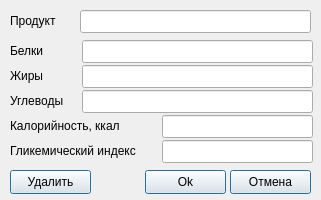
<?xml version="1.0" encoding="UTF-8"?>
<ui version="4.0">
 <class>Edit</class>
 <widget class="QMainWindow" name="Edit">
  <property name="geometry">
   <rect>
    <x>0</x>
    <y>0</y>
    <width>321</width>
    <height>200</height>
   </rect>
  </property>
  <property name="windowTitle">
   <string>Редактировать</string>
  </property>
  <widget class="QWidget" name="centralwidget">
   <widget class="QPushButton" name="cancelbut">
    <property name="geometry">
     <rect>
      <x>230</x>
      <y>170</y>
      <width>81</width>
      <height>24</height>
     </rect>
    </property>
    <property name="text">
     <string>Отмена</string>
    </property>
    <property name="default">
     <bool>true</bool>
    </property>
   </widget>
   <widget class="QPushButton" name="okbut">
    <property name="geometry">
     <rect>
      <x>145</x>
      <y>170</y>
      <width>81</width>
      <height>24</height>
     </rect>
    </property>
    <property name="text">
     <string>Ok</string>
    </property>
    <property name="default">
     <bool>true</bool>
    </property>
   </widget>
   <widget class="QLineEdit" name="search_line">
    <property name="geometry">
     <rect>
      <x>80</x>
      <y>10</y>
      <width>231</width>
      <height>23</height>
     </rect>
    </property>
    <property name="alignment">
     <set>Qt::AlignRight|Qt::AlignTrailing|Qt::AlignVCenter</set>
    </property>
   </widget>
   <widget class="QLineEdit" name="carb_line">
    <property name="geometry">
     <rect>
      <x>82</x>
      <y>90</y>
      <width>231</width>
      <height>23</height>
     </rect>
    </property>
    <property name="alignment">
     <set>Qt::AlignRight|Qt::AlignTrailing|Qt::AlignVCenter</set>
    </property>
   </widget>
   <widget class="QLineEdit" name="prot_line">
    <property name="geometry">
     <rect>
      <x>82</x>
      <y>40</y>
      <width>231</width>
      <height>23</height>
     </rect>
    </property>
    <property name="alignment">
     <set>Qt::AlignRight|Qt::AlignTrailing|Qt::AlignVCenter</set>
    </property>
   </widget>
   <widget class="QLineEdit" name="lip_line">
    <property name="geometry">
     <rect>
      <x>82</x>
      <y>65</y>
      <width>231</width>
      <height>23</height>
     </rect>
    </property>
    <property name="alignment">
     <set>Qt::AlignRight|Qt::AlignTrailing|Qt::AlignVCenter</set>
    </property>
   </widget>
   <widget class="QLineEdit" name="ccal_line">
    <property name="geometry">
     <rect>
      <x>162</x>
      <y>115</y>
      <width>151</width>
      <height>23</height>
     </rect>
    </property>
    <property name="alignment">
     <set>Qt::AlignRight|Qt::AlignTrailing|Qt::AlignVCenter</set>
    </property>
   </widget>
   <widget class="QLineEdit" name="glyc_line">
    <property name="geometry">
     <rect>
      <x>162</x>
      <y>140</y>
      <width>151</width>
      <height>23</height>
     </rect>
    </property>
    <property name="alignment">
     <set>Qt::AlignRight|Qt::AlignTrailing|Qt::AlignVCenter</set>
    </property>
   </widget>
   <widget class="QPushButton" name="deletebut">
    <property name="geometry">
     <rect>
      <x>10</x>
      <y>170</y>
      <width>81</width>
      <height>24</height>
     </rect>
    </property>
    <property name="text">
     <string>Удалить</string>
    </property>
    <property name="default">
     <bool>true</bool>
    </property>
   </widget>
   <widget class="QLabel" name="prot_lab">
    <property name="geometry">
     <rect>
      <x>10</x>
      <y>40</y>
      <width>71</width>
      <height>21</height>
     </rect>
    </property>
    <property name="text">
     <string>Белки</string>
    </property>
   </widget>
   <widget class="QLabel" name="lip_lab">
    <property name="geometry">
     <rect>
      <x>10</x>
      <y>65</y>
      <width>71</width>
      <height>21</height>
     </rect>
    </property>
    <property name="text">
     <string>Жиры</string>
    </property>
   </widget>
   <widget class="QLabel" name="carb_lab">
    <property name="geometry">
     <rect>
      <x>10</x>
      <y>90</y>
      <width>71</width>
      <height>21</height>
     </rect>
    </property>
    <property name="text">
     <string>Углеводы</string>
    </property>
   </widget>
   <widget class="QLabel" name="ccal_lab">
    <property name="geometry">
     <rect>
      <x>10</x>
      <y>115</y>
      <width>151</width>
      <height>21</height>
     </rect>
    </property>
    <property name="text">
     <string>Калорийность, ккал</string>
    </property>
   </widget>
   <widget class="QLabel" name="glyc_lab">
    <property name="geometry">
     <rect>
      <x>10</x>
      <y>140</y>
      <width>151</width>
      <height>21</height>
     </rect>
    </property>
    <property name="text">
     <string>Гликемический индекс</string>
    </property>
   </widget>
   <widget class="QLabel" name="subs_lab">
    <property name="geometry">
     <rect>
      <x>10</x>
      <y>10</y>
      <width>71</width>
      <height>21</height>
     </rect>
    </property>
    <property name="text">
     <string>Продукт</string>
    </property>
   </widget>
  </widget>
 </widget>
 <tabstops>
  <tabstop>search_line</tabstop>
  <tabstop>prot_line</tabstop>
  <tabstop>lip_line</tabstop>
  <tabstop>carb_line</tabstop>
  <tabstop>ccal_line</tabstop>
  <tabstop>glyc_line</tabstop>
  <tabstop>deletebut</tabstop>
  <tabstop>okbut</tabstop>
  <tabstop>cancelbut</tabstop>
 </tabstops>
 <resources/>
 <connections>
  <connection>
   <sender>cancelbut</sender>
   <signal>clicked()</signal>
   <receiver>Edit</receiver>
   <slot>close()</slot>
   <hints>
    <hint type="sourcelabel">
     <x>270</x>
     <y>161</y>
    </hint>
    <hint type="destinationlabel">
     <x>159</x>
     <y>87</y>
    </hint>
   </hints>
  </connection>
 </connections>
</ui>
